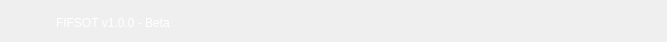
     <widget class="QWidget" name="widget_frame" native="true">
      <property name="minimumSize">
       <size>
        <width>0</width>
        <height>42</height>
       </size>
      </property>
      <property name="maximumSize">
       <size>
        <width>16777215</width>
        <height>42</height>
       </size>
      </property>
      <property name="styleSheet">
       <string notr="true">QWidget[objectName=&quot;widget_frame&quot;]{
	background-color:#3B3B3B;
	background-color:#101524;
}

QPushButton{
	background-color:none;
	border-radius:0px;
}

QLabel{
	background-color:none;
	color:#FFFFFF;
}

#lbl_titlebar_text{
	font:12px;
}</string>
      </property>
      <layout class="QHBoxLayout" name="horizontalLayout">
       <item>
        <widget class="QLabel" name="lbl_titlebar_icon">
         <property name="minimumSize">
          <size>
           <width>24</width>
           <height>24</height>
          </size>
         </property>
         <property name="maximumSize">
          <size>
           <width>24</width>
           <height>24</height>
          </size>
         </property>
         <property name="text">
          <string/>
         </property>
         <property name="pixmap">
          <pixmap resource="../deneme.qrc">:/yeniÖnek/fifsot_icons/F_Icon_1.png</pixmap>
         </property>
         <property name="scaledContents">
          <bool>true</bool>
         </property>
        </widget>
       </item>
       <item>
        <spacer name="horizontalSpacer_5">
         <property name="orientation">
          <enum>Qt::Horizontal</enum>
         </property>
         <property name="sizeType">
          <enum>QSizePolicy::Fixed</enum>
         </property>
         <property name="sizeHint" stdset="0">
          <size>
           <width>15</width>
           <height>20</height>
          </size>
         </property>
        </spacer>
       </item>
       <item>
        <widget class="QLabel" name="lbl_titlebar_text">
         <property name="minimumSize">
          <size>
           <width>110</width>
           <height>24</height>
          </size>
         </property>
         <property name="maximumSize">
          <size>
           <width>16777215</width>
           <height>24</height>
          </size>
         </property>
         <property name="text">
          <string>FIFSOT v1.0.0 - Beta</string>
         </property>
        </widget>
       </item>
       <item>
        <spacer name="horizontalSpacer">
         <property name="orientation">
          <enum>Qt::Horizontal</enum>
         </property>
         <property name="sizeHint" stdset="0">
          <size>
           <width>330</width>
           <height>20</height>
          </size>
         </property>
        </spacer>
       </item>
       <item>
        <widget class="QWidget" name="widget_titleBar_btn_container" native="true">
         <property name="minimumSize">
          <size>
           <width>150</width>
           <height>25</height>
          </size>
         </property>
         <property name="maximumSize">
          <size>
           <width>150</width>
           <height>25</height>
          </size>
         </property>
         <layout class="QHBoxLayout" name="horizontalLayout_11">
          <property name="spacing">
           <number>20</number>
          </property>
          <property name="leftMargin">
           <number>0</number>
          </property>
          <property name="topMargin">
           <number>0</number>
          </property>
          <property name="rightMargin">
           <number>0</number>
          </property>
          <property name="bottomMargin">
           <number>0</number>
          </property>
          <item>
           <widget class="QPushButton" name="btn_menu_window">
            <property name="minimumSize">
             <size>
              <width>16</width>
              <height>16</height>
             </size>
            </property>
            <property name="maximumSize">
             <size>
              <width>16</width>
              <height>16</height>
             </size>
            </property>
            <property name="text">
             <string/>
            </property>
            <property name="iconSize">
             <size>
              <width>12</width>
              <height>12</height>
             </size>
            </property>
           </widget>
          </item>
          <item>
           <widget class="QPushButton" name="btn_minimize_window">
            <property name="minimumSize">
             <size>
              <width>24</width>
              <height>24</height>
             </size>
            </property>
            <property name="maximumSize">
             <size>
              <width>24</width>
              <height>24</height>
             </size>
            </property>
            <property name="text">
             <string/>
            </property>
            <property name="iconSize">
             <size>
              <width>12</width>
              <height>12</height>
             </size>
            </property>
           </widget>
          </item>
          <item>
           <widget class="QPushButton" name="btn_expand_window">
            <property name="minimumSize">
             <size>
              <width>22</width>
              <height>22</height>
             </size>
            </property>
            <property name="maximumSize">
             <size>
              <width>22</width>
              <height>22</height>
             </size>
            </property>
            <property name="text">
             <string/>
            </property>
            <property name="iconSize">
             <size>
              <width>20</width>
              <height>20</height>
             </size>
            </property>
           </widget>
          </item>
          <item>
           <widget class="QPushButton" name="btn_close_window">
            <property name="minimumSize">
             <size>
              <width>24</width>
              <height>24</height>
             </size>
            </property>
            <property name="maximumSize">
             <size>
              <width>24</width>
              <height>24</height>
             </size>
            </property>
            <property name="text">
             <string/>
            </property>
            <property name="iconSize">
             <size>
              <width>16</width>
              <height>16</height>
             </size>
            </property>
           </widget>
          </item>
         </layout>
        </widget>
       </item>
      </layout>
     </widget>
